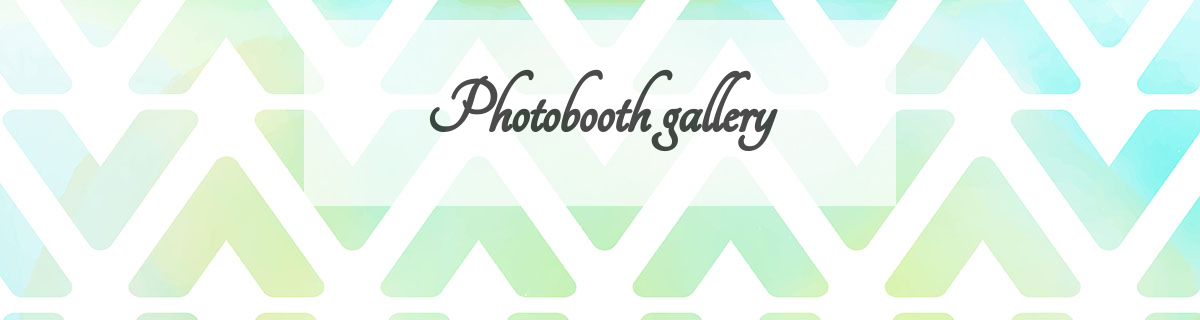
The app's page /wedding/gallery/, older data.
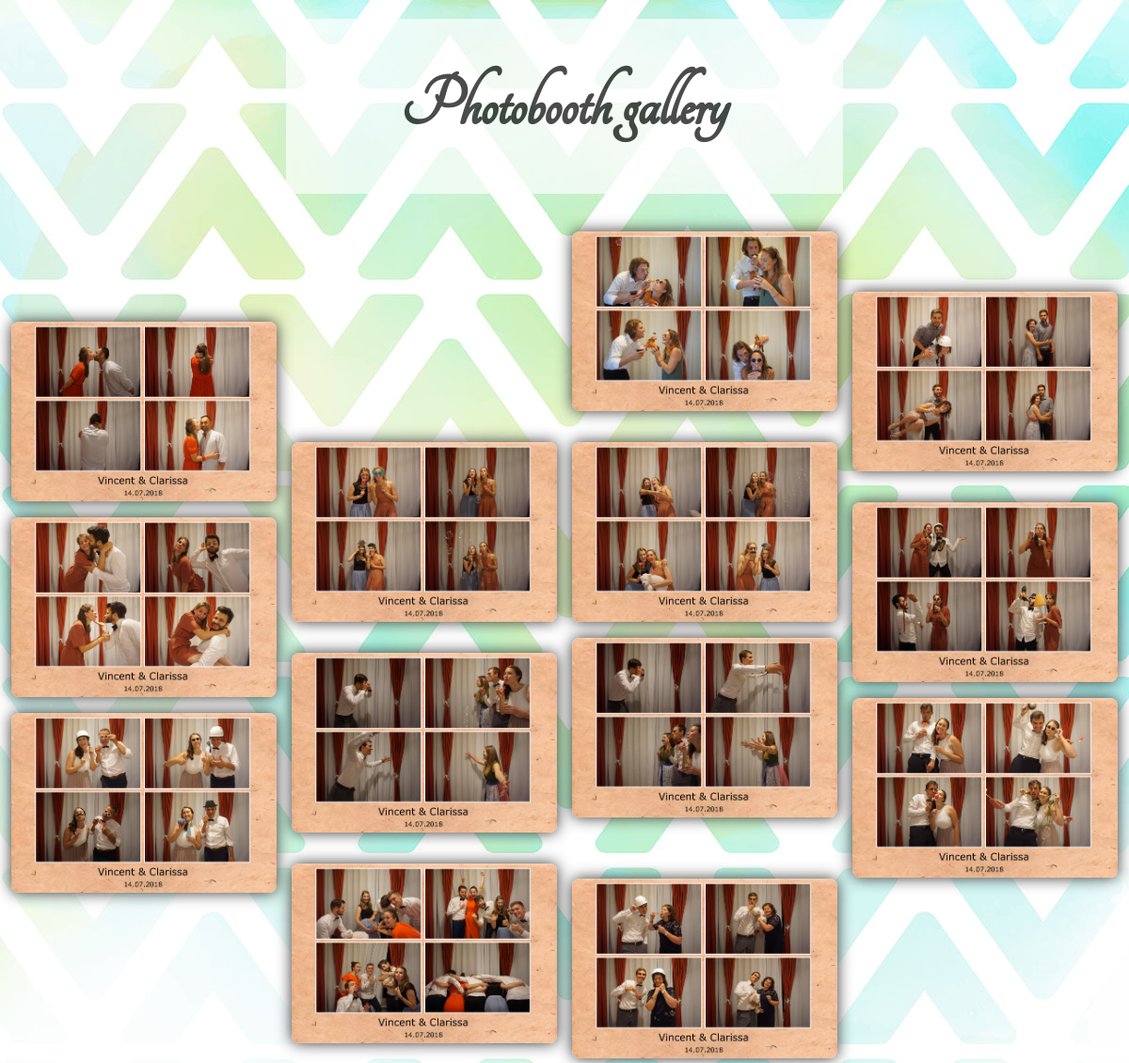
The same page, newer data.
### wedding/models.py (models this page shows)
class Picture(models.Model):
    collage = models.ForeignKey(Collage, on_delete=models.CASCADE)
    picture_name = models.CharField(max_length=50)
    picture_url = models.CharField(max_length=200)

### wedding/views.py (the view)
# urls.py: path('gallery/',views.gallery, name='gallery'),
def gallery(request):
    gallery_list = Collage.objects.first()
    return render(request, 'wedding/gallery.html', {"gallery_list" : gallery_list})

### wedding/templates/wedding/gallery.html (shortened to what this page needs)
{% load static %}
{% get_static_prefix as STATIC_URL %}
<html lang="en">
	<head>
    <link rel="stylesheet" type="text/css" href="{% static 'wedding/gallery.css' %}" media="screen">
	</head>
	<body>
	<div class="textbox">
	<h1>
		Photobooth gallery
	</h1>
	</div>
 		<div class="gallery" id="gallery">
        {% for pic in gallery_list.picture_set.all %}
				 <div class="gallery-item">
					<div class="content"><img src="{{STATIC_URL}}wedding/collage_example/{{pic.picture_name}}.jpg" alt=""></div>
				</div>
        {% endfor %}
		</div>
	</body>
</html>

### wedding/static/wedding/gallery.css (style rules this page uses)
body { background-image: url("backgrounds/gallery_bg.jpg"); }
.textbox { background-color: white; opacity: 0.7; padding : 1px; margin: 20px 25%; }
h1 { font-family: 'Tangerine', cursive; text-align: center; font-size: 78px; }
.gallery { display: grid; grid-column-gap: 8px; grid-row-gap: 8px; grid-template-columns: repeat(auto-fill, minmax(250px, 1fr)); grid-auto-rows: 8px; }
.gallery img { max-width: 100%; border-radius: 8px; box-shadow: 0 0 16px #333; transition: all 0.1s ease; }
.gallery .content { padding: 4px; }
.gallery .gallery-item { transition: grid-row-start 10ms linear; transition: transform 10ms ease; transition: all 0.1s ease; cursor: pointer; }

Row changes from the older to the newer data that the page shows:
added Picture: picture_name (picture)
added Picture: picture_name (picture)
added Picture: picture_name (picture)
added Picture: picture_name (picture)
added Picture: picture_name (picture)
added Picture: picture_name (picture)
added Picture: picture_name (picture)
added Picture: picture_name (picture)
added Picture: picture_name (picture)
added Picture: picture_name (picture)
added Picture: picture_name (picture)
added Picture: picture_name (picture)
added Picture: picture_name (picture)
